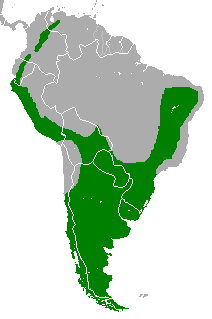
#> input picture data/ranges/reference-originals/aguja.png, 212 x 319 px
$ python chroma.py ../../../data/ranges/reference-originals/aguja.png ../../../data/ranges/reference-originals/andenkondor.png out.png
#> lines starting #> are read from the running program, lines starting #| are printed output that depends on the picture; after the words box and inside, x2 and y2 are one past the last pixel; in counts of white or black regions, pixels touching at a corner belong together
"""Extract the explicitly requested green matte; preserve all white/gray feathers."""
import sys,json,cv2,numpy as np
from scipy import ndimage as ndi
original,raw,out=sys.argv[1:]
a=cv2.imread(original,cv2.IMREAD_UNCHANGED);e=cv2.imread(raw,cv2.IMREAD_COLOR)
#> further down, a is the input picture: shape (319, 212, 3); mean B, G, R 191.5, 213.5, 191.5
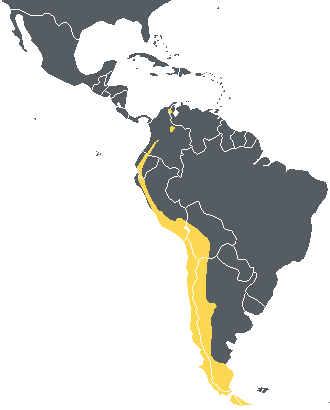
#> input picture data/ranges/reference-originals/andenkondor.png, 330 x 410 px
#> further down, e is the input picture: shape (410, 330, 3); mean B, G, R 214.6, 217.4, 216.9
b,g,r=cv2.split(e.astype(float));excess=g-np.maximum(r,b)
#> after `b, g, r = cv2.split(e.astype(float))`:
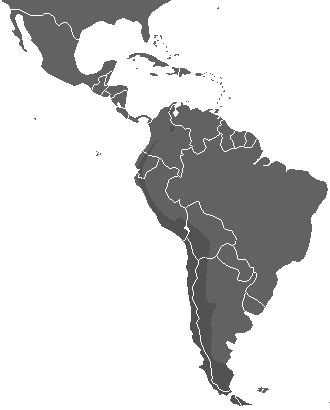
#> b: shape (410, 330) float64; min 82, max 255, mean 214.6
#> after `b, g, r = cv2.split(e.astype(float))`:
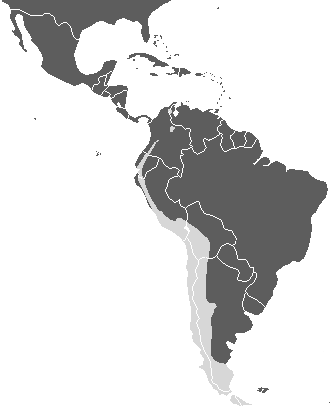
#> g: shape (410, 330) float64; min 93, max 255, mean 217.4
#> after `b, g, r = cv2.split(e.astype(float))`:
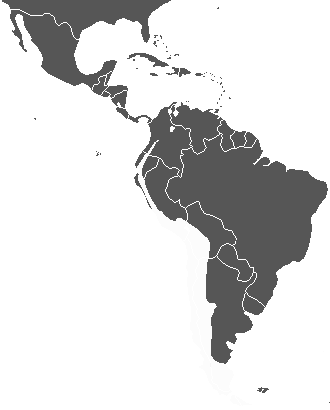
#> r: shape (410, 330) float64; min 86, max 255, mean 216.9
#> after `excess = g - np.maximum(r, b)`:
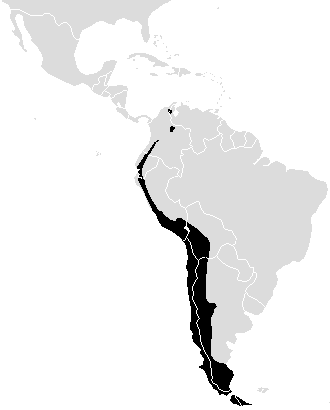
#> excess: shape (410, 330) float64; min -37, max 0, mean -2.2; drawn with min black and max white
alpha=np.clip(1-(excess-10)/180,0,1);alpha[excess>190]=0
#> after `alpha = np.clip(1 - (excess - 10) / 180, 0, 1)`: alpha: shape (410, 330) float64; every value is 1
interior=ndi.binary_erosion((alpha>.99)&(excess<1),iterations=2)
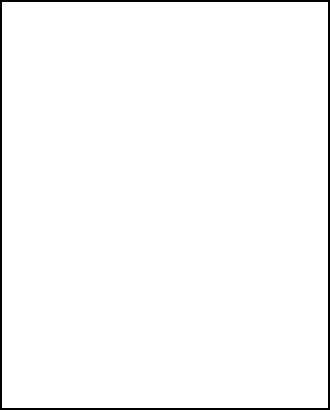
#> interior: shape (410, 330) bool; 97.8% white; 1 black region, box (x1, y1, x2, y2) and area: (0, 0, 330, 410) 2944
_,idx=ndi.distance_transform_edt(~interior,return_indices=True)
rgb=e.copy(); band=(alpha>0)&~interior;rgb[band]=e[idx[0][band],idx[1][band]]
#> after `rgb[band] = e[idx[0][band], idx[1][band]]`: rgb: shape (410, 330, 3); 0.01% of pixels changed, all inside (x1, y1, x2, y2) = (2, 0, 330, 403)
cut=np.dstack((rgb,np.uint8(alpha*255)));cut[alpha==0]=0
#> (the run stopped early here; a loop or call above may not have finished)
